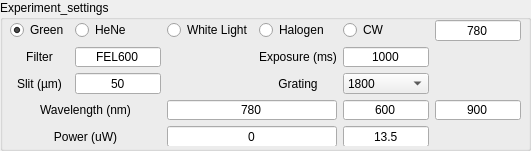
         <widget class="QGroupBox" name="experiment_settings_box">
          <property name="geometry">
           <rect>
            <x>580</x>
            <y>340</y>
            <width>531</width>
            <height>151</height>
           </rect>
          </property>
          <property name="title">
           <string>Experiment_settings</string>
          </property>
          <widget class="QWidget" name="layoutWidget_10">
           <property name="geometry">
            <rect>
             <x>10</x>
             <y>20</y>
             <width>511</width>
             <height>126</height>
            </rect>
           </property>
           <layout class="QGridLayout" name="gridLayout_3">
            <item row="1" column="0">
             <widget class="QLabel" name="label_2">
              <property name="text">
               <string>Filter</string>
              </property>
              <property name="alignment">
               <set>Qt::AlignCenter</set>
              </property>
             </widget>
            </item>
            <item row="1" column="3">
             <widget class="QLabel" name="label_10">
              <property name="text">
               <string>Exposure (ms)</string>
              </property>
              <property name="alignment">
               <set>Qt::AlignCenter</set>
              </property>
             </widget>
            </item>
            <item row="2" column="4">
             <widget class="QComboBox" name="grating">
              <property name="toolTip">
               <string>Grating Used</string>
              </property>
              <item>
               <property name="text">
                <string>1800</string>
               </property>
              </item>
              <item>
               <property name="text">
                <string>1200</string>
               </property>
              </item>
              <item>
               <property name="text">
                <string>150</string>
               </property>
              </item>
             </widget>
            </item>
            <item row="1" column="4">
             <widget class="QLineEdit" name="exposure">
              <property name="toolTip">
               <string>Exposure time (if &lt; 50 uses seconds instead).</string>
              </property>
              <property name="text">
               <string>1000</string>
              </property>
              <property name="alignment">
               <set>Qt::AlignCenter</set>
              </property>
             </widget>
            </item>
            <item row="2" column="3">
             <widget class="QLabel" name="label_50">
              <property name="text">
               <string>Grating</string>
              </property>
              <property name="alignment">
               <set>Qt::AlignCenter</set>
              </property>
             </widget>
            </item>
            <item row="4" column="2" colspan="2">
             <widget class="QLineEdit" name="center_wl">
              <property name="toolTip">
               <string>Center wavelength for spectra.</string>
              </property>
              <property name="text">
               <string>780</string>
              </property>
              <property name="alignment">
               <set>Qt::AlignCenter</set>
              </property>
             </widget>
            </item>
            <item row="5" column="4">
             <widget class="QLineEdit" name="maxpower">
              <property name="toolTip">
               <string>Maximum measured laser power.</string>
              </property>
              <property name="text">
               <string>13.5</string>
              </property>
              <property name="alignment">
               <set>Qt::AlignCenter</set>
              </property>
             </widget>
            </item>
            <item row="4" column="0" colspan="2">
             <widget class="QLabel" name="label_51">
              <property name="text">
               <string>Wavelength (nm)</string>
              </property>
              <property name="alignment">
               <set>Qt::AlignCenter</set>
              </property>
             </widget>
            </item>
            <item row="0" column="0">
             <widget class="QRadioButton" name="green_laser">
              <property name="text">
               <string>Green</string>
              </property>
              <property name="checked">
               <bool>true</bool>
              </property>
              <attribute name="buttonGroup">
               <string notr="true">sources_group</string>
              </attribute>
             </widget>
            </item>
            <item row="0" column="3">
             <widget class="QRadioButton" name="halogen">
              <property name="text">
               <string>Halogen</string>
              </property>
              <attribute name="buttonGroup">
               <string notr="true">sources_group</string>
              </attribute>
             </widget>
            </item>
            <item row="5" column="0" colspan="2">
             <widget class="QLabel" name="label_54">
              <property name="text">
               <string>Power (uW)</string>
              </property>
              <property name="alignment">
               <set>Qt::AlignCenter</set>
              </property>
             </widget>
            </item>
            <item row="5" column="2" colspan="2">
             <widget class="QLineEdit" name="minpower">
              <property name="toolTip">
               <string>Minimum measured laser power.</string>
              </property>
              <property name="text">
               <string>0</string>
              </property>
              <property name="alignment">
               <set>Qt::AlignCenter</set>
              </property>
             </widget>
            </item>
            <item row="4" column="4">
             <widget class="QLineEdit" name="start_wl">
              <property name="toolTip">
               <string>Starting wavelength for step and glue or PLE</string>
              </property>
              <property name="text">
               <string>600</string>
              </property>
              <property name="alignment">
               <set>Qt::AlignCenter</set>
              </property>
             </widget>
            </item>
            <item row="0" column="4">
             <widget class="QRadioButton" name="cw_laser">
              <property name="text">
               <string>CW</string>
              </property>
              <attribute name="buttonGroup">
               <string notr="true">sources_group</string>
              </attribute>
             </widget>
            </item>
            <item row="4" column="5">
             <widget class="QLineEdit" name="end_wl">
              <property name="toolTip">
               <string>Ending wavelength for step and glue or PLE.</string>
              </property>
              <property name="text">
               <string>900</string>
              </property>
              <property name="alignment">
               <set>Qt::AlignCenter</set>
              </property>
             </widget>
            </item>
            <item row="0" column="5">
             <widget class="QLineEdit" name="cw_wl">
              <property name="toolTip">
               <string>CW Laser Wavelength.</string>
              </property>
              <property name="text">
               <string>780</string>
              </property>
              <property name="alignment">
               <set>Qt::AlignCenter</set>
              </property>
             </widget>
            </item>
            <item row="0" column="1">
             <widget class="QRadioButton" name="hene">
              <property name="text">
               <string>HeNe</string>
              </property>
              <attribute name="buttonGroup">
               <string notr="true">sources_group</string>
              </attribute>
             </widget>
            </item>
            <item row="0" column="2">
             <widget class="QRadioButton" name="white_led">
              <property name="text">
               <string>White Light</string>
              </property>
              <property name="checked">
               <bool>false</bool>
              </property>
              <attribute name="buttonGroup">
               <string notr="true">sources_group</string>
              </attribute>
             </widget>
            </item>
            <item row="1" column="1">
             <widget class="QLineEdit" name="filter_name">
              <property name="toolTip">
               <string>Used Filter</string>
              </property>
              <property name="text">
               <string>FEL600</string>
              </property>
              <property name="alignment">
               <set>Qt::AlignCenter</set>
              </property>
             </widget>
            </item>
            <item row="2" column="0">
             <widget class="QLabel" name="label_3">
              <property name="text">
               <string>Slit (µm)</string>
              </property>
              <property name="alignment">
               <set>Qt::AlignCenter</set>
              </property>
             </widget>
            </item>
            <item row="2" column="1">
             <widget class="QLineEdit" name="slit">
              <property name="toolTip">
               <string>Spectrometer Slit size</string>
              </property>
              <property name="text">
               <string>50</string>
              </property>
              <property name="alignment">
               <set>Qt::AlignCenter</set>
              </property>
             </widget>
            </item>
           </layout>
          </widget>
         </widget>
